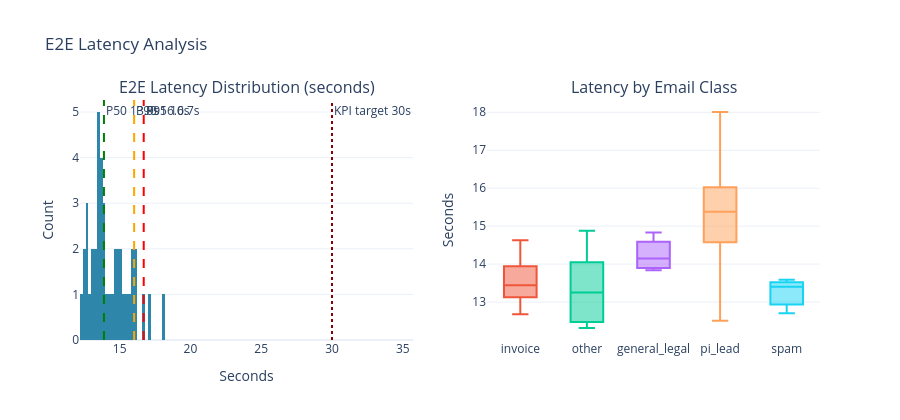

The cell this chart's notebook holds for it:
### Markdown cell above
---
## §5  Latency Profile

E2E wall-clock time per email from ingestion to routing.  KPI target: P50 < 30 s.

### Code cell
lat_df = df[df["latency_ms"] > 0].copy()

if lat_df.empty:
    print("ℹ️  All latency values are 0 (tier3 stub run — no real LLM calls).")
    print("   Re-run eval at tier1 to get meaningful latency data.")
else:
    p50 = lat_df["latency_ms"].quantile(0.50) / 1000
    p90 = lat_df["latency_ms"].quantile(0.90) / 1000
    p95 = lat_df["latency_ms"].quantile(0.95) / 1000

    fig = make_subplots(rows=1, cols=2,
                         subplot_titles=("E2E Latency Distribution (seconds)",
                                         "Latency by Email Class"))

    # Histogram
    fig.add_trace(go.Histogram(
        x=lat_df["latency_ms"] / 1000, nbinsx=40,
        name="Latency", marker_color="#2E86AB"
    ), row=1, col=1)
    for pct, val, colour in [("P50", p50, "green"), ("P90", p90, "orange"), ("P95", p95, "red")]:
        fig.add_vline(x=val, line_dash="dash", line_color=colour,
                       annotation_text=f"{pct} {val:.1f}s",
                       annotation_position="top right", row=1, col=1)
    fig.add_vline(x=30, line_dash="dot", line_color="darkred",
                   annotation_text="KPI target 30s", row=1, col=1)

    # Box per class
    for cls in lat_df["gt_class"].unique():
        sub = lat_df[lat_df["gt_class"] == cls]["latency_ms"] / 1000
        fig.add_trace(go.Box(y=sub, name=cls), row=1, col=2)

    fig.update_xaxes(title_text="Seconds", row=1, col=1)
    fig.update_yaxes(title_text="Count",   row=1, col=1)
    fig.update_yaxes(title_text="Seconds", row=1, col=2)
    fig.update_layout(height=420, title_text="E2E Latency Analysis", showlegend=False)
    fig.show()

    # Node-level latency if available
    if model_call_records:
        lat_by_node = mc_df.groupby("node")["latency_ms"].mean().sort_values(ascending=False)
        fig3 = px.bar(lat_by_node.reset_index(), x="node", y="latency_ms",
                       title="Mean Latency per Node (ms)", color="node",
                       labels={"latency_ms": "Mean latency (ms)"},
                       color_discrete_sequence=px.colors.qualitative.Set2)
        fig3.update_layout(showlegend=False, height=360)
        fig3.show()

    print(f"P50 latency: {p50:.2f}s   P90: {p90:.2f}s   P95: {p95:.2f}s")
    print(f"KPI target < 30s at P50: {'✅ PASS' if p50 < 30 else '❌ FAIL'}")

### Figure 1 — Plotly figure (JSON) as saved in the notebook; plotly's stock layout.template omitted (floating-point values rounded to 4 significant figures)
{"data": [{"marker": {"color": "#2E86AB"}, "name": "Latency", "nbinsx": 40, "type": "histogram", "x": [13.13, 13.78, 13.84, 14.84, 13.96, 14.88, 16.03, 15.04, 13.18, 14.34, 14.12, 12.99, 14.63, 13.25, 14.57, 13.4, 14.63, 13.5, 12.32, 15.86, 15.51, 13.61, 13.71, 12.76, 17.0, 12.68, 16.0, 12.51, 15.1, 13.5, 12.71, 13.59, 13.71, 18.01, 13.94, 16.04, 13.57, 13.36, 15.24, 15.68, 12.53, 16.74], "xaxis": "x", "yaxis": "y"}, {"name": "invoice", "type": "box", "xaxis": "x2", "y": [13.13, 13.18, 14.63, 13.71, 12.68, 13.94], "yaxis": "y2"}, {"name": "other", "type": "box", "xaxis": "x2", "y": [13.78, 14.88, 13.25, 12.32, 12.53], "yaxis": "y2"}, {"name": "general_legal", "type": "box", "xaxis": "x2", "y": [13.84, 14.84, 13.96, 14.34], "yaxis": "y2"}, {"name": "pi_lead", "type": "box", "xaxis": "x2", "y": [16.03, 15.04, 14.12, 14.57, 14.63, 15.86, 15.51, 13.61, 17.0, 16.0, 12.51, 15.1, 13.71, 18.01, 16.04, 15.24, 15.68, 16.74], "yaxis": "y2"}, {"name": "spam", "type": "box", "xaxis": "x2", "y": [12.99, 13.4, 13.5, 12.76, 13.5, 12.71, 13.59, 13.57, 13.36], "yaxis": "y2"}], "layout": {"annotations": [{"font": {"size": 16}, "showarrow": false, "text": "E2E Latency Distribution (seconds)", "x": 0.225, "xanchor": "center", "xref": "paper", "y": 1, "yanchor": "bottom", "yref": "paper"}, {"font": {"size": 16}, "showarrow": false, "text": "Latency by Email Class", "x": 0.775, "xanchor": "center", "xref": "paper", "y": 1, "yanchor": "bottom", "yref": "paper"}, {"showarrow": false, "text": "P50 13.9s", "x": 13.89, "xanchor": "left", "xref": "x", "y": 1, "yanchor": "top", "yref": "y domain"}, {"showarrow": false, "text": "P90 16.0s", "x": 16.02, "xanchor": "left", "xref": "x", "y": 1, "yanchor": "top", "yref": "y domain"}, {"showarrow": false, "text": "P95 16.7s", "x": 16.7, "xanchor": "left", "xref": "x", "y": 1, "yanchor": "top", "yref": "y domain"}, {"showarrow": false, "text": "KPI target 30s", "x": 30, "xanchor": "left", "xref": "x", "y": 1, "yanchor": "top", "yref": "y domain"}], "height": 420, "shapes": [{"line": {"color": "green", "dash": "dash"}, "type": "line", "x0": 13.89, "x1": 13.89, "xref": "x", "y0": 0, "y1": 1, "yref": "y domain"}, {"line": {"color": "orange", "dash": "dash"}, "type": "line", "x0": 16.02, "x1": 16.02, "xref": "x", "y0": 0, "y1": 1, "yref": "y domain"}, {"line": {"color": "red", "dash": "dash"}, "type": "line", "x0": 16.7, "x1": 16.7, "xref": "x", "y0": 0, "y1": 1, "yref": "y domain"}, {"line": {"color": "darkred", "dash": "dot"}, "type": "line", "x0": 30, "x1": 30, "xref": "x", "y0": 0, "y1": 1, "yref": "y domain"}], "showlegend": false, "title": {"text": "E2E Latency Analysis"}, "xaxis": {"anchor": "y", "domain": [0, 0.45], "title": {"text": "Seconds"}}, "xaxis2": {"anchor": "y2", "domain": [0.55, 1]}, "yaxis": {"anchor": "x", "domain": [0, 1], "title": {"text": "Count"}}, "yaxis2": {"anchor": "x2", "domain": [0, 1], "title": {"text": "Seconds"}}}}
